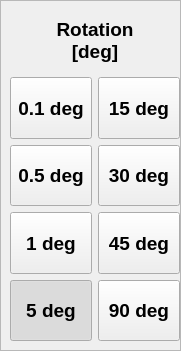
     <widget class="QFrame" name="frame">
      <property name="geometry">
       <rect>
        <x>470</x>
        <y>390</y>
        <width>181</width>
        <height>351</height>
       </rect>
      </property>
      <property name="frameShape">
       <enum>QFrame::StyledPanel</enum>
      </property>
      <property name="frameShadow">
       <enum>QFrame::Raised</enum>
      </property>
      <widget class="QWidget" name="verticalLayoutWidget_2">
       <property name="geometry">
        <rect>
         <x>10</x>
         <y>10</y>
         <width>170</width>
         <height>331</height>
        </rect>
       </property>
       <layout class="QVBoxLayout" name="verticalLayout_2">
        <item>
         <widget class="QLabel" name="label_5">
          <property name="font">
           <font>
            <pointsize>14</pointsize>
            <weight>75</weight>
            <bold>true</bold>
           </font>
          </property>
          <property name="text">
           <string>Rotation
[deg]</string>
          </property>
          <property name="alignment">
           <set>Qt::AlignCenter</set>
          </property>
         </widget>
        </item>
        <item>
         <layout class="QHBoxLayout" name="horizontalLayout_10">
          <item>
           <widget class="QPushButton" name="pushButton_js_base_step_unit_1">
            <property name="sizePolicy">
             <sizepolicy hsizetype="Preferred" vsizetype="Preferred">
              <horstretch>0</horstretch>
              <verstretch>0</verstretch>
             </sizepolicy>
            </property>
            <property name="minimumSize">
             <size>
              <width>0</width>
              <height>25</height>
             </size>
            </property>
            <property name="font">
             <font>
              <family>Ubuntu</family>
              <pointsize>14</pointsize>
              <weight>75</weight>
              <bold>true</bold>
             </font>
            </property>
            <property name="layoutDirection">
             <enum>Qt::LeftToRight</enum>
            </property>
            <property name="text">
             <string>0.1 deg</string>
            </property>
            <property name="checkable">
             <bool>true</bool>
            </property>
            <property name="autoExclusive">
             <bool>true</bool>
            </property>
            <property name="autoDefault">
             <bool>false</bool>
            </property>
           </widget>
          </item>
          <item>
           <widget class="QPushButton" name="pushButton_js_base_step_unit_5">
            <property name="sizePolicy">
             <sizepolicy hsizetype="Preferred" vsizetype="Preferred">
              <horstretch>0</horstretch>
              <verstretch>0</verstretch>
             </sizepolicy>
            </property>
            <property name="minimumSize">
             <size>
              <width>0</width>
              <height>25</height>
             </size>
            </property>
            <property name="font">
             <font>
              <family>Ubuntu</family>
              <pointsize>14</pointsize>
              <weight>75</weight>
              <bold>true</bold>
             </font>
            </property>
            <property name="layoutDirection">
             <enum>Qt::LeftToRight</enum>
            </property>
            <property name="text">
             <string>15 deg</string>
            </property>
            <property name="checkable">
             <bool>true</bool>
            </property>
            <property name="autoExclusive">
             <bool>true</bool>
            </property>
            <property name="autoDefault">
             <bool>false</bool>
            </property>
           </widget>
          </item>
         </layout>
        </item>
        <item>
         <layout class="QHBoxLayout" name="horizontalLayout_13">
          <item>
           <widget class="QPushButton" name="pushButton_js_base_step_unit_2">
            <property name="sizePolicy">
             <sizepolicy hsizetype="Preferred" vsizetype="Preferred">
              <horstretch>0</horstretch>
              <verstretch>0</verstretch>
             </sizepolicy>
            </property>
            <property name="minimumSize">
             <size>
              <width>0</width>
              <height>25</height>
             </size>
            </property>
            <property name="font">
             <font>
              <family>Ubuntu</family>
              <pointsize>14</pointsize>
              <weight>75</weight>
              <bold>true</bold>
             </font>
            </property>
            <property name="layoutDirection">
             <enum>Qt::LeftToRight</enum>
            </property>
            <property name="text">
             <string>0.5 deg</string>
            </property>
            <property name="checkable">
             <bool>true</bool>
            </property>
            <property name="autoExclusive">
             <bool>true</bool>
            </property>
            <property name="autoDefault">
             <bool>false</bool>
            </property>
           </widget>
          </item>
          <item>
           <widget class="QPushButton" name="pushButton_js_base_step_unit_6">
            <property name="sizePolicy">
             <sizepolicy hsizetype="Preferred" vsizetype="Preferred">
              <horstretch>0</horstretch>
              <verstretch>0</verstretch>
             </sizepolicy>
            </property>
            <property name="minimumSize">
             <size>
              <width>0</width>
              <height>25</height>
             </size>
            </property>
            <property name="font">
             <font>
              <family>Ubuntu</family>
              <pointsize>14</pointsize>
              <weight>75</weight>
              <bold>true</bold>
             </font>
            </property>
            <property name="layoutDirection">
             <enum>Qt::LeftToRight</enum>
            </property>
            <property name="text">
             <string>30 deg</string>
            </property>
            <property name="checkable">
             <bool>true</bool>
            </property>
            <property name="autoExclusive">
             <bool>true</bool>
            </property>
            <property name="autoDefault">
             <bool>false</bool>
            </property>
           </widget>
          </item>
         </layout>
        </item>
        <item>
         <layout class="QHBoxLayout" name="horizontalLayout_14">
          <item>
           <widget class="QPushButton" name="pushButton_js_base_step_unit_3">
            <property name="sizePolicy">
             <sizepolicy hsizetype="Preferred" vsizetype="Preferred">
              <horstretch>0</horstretch>
              <verstretch>0</verstretch>
             </sizepolicy>
            </property>
            <property name="minimumSize">
             <size>
              <width>0</width>
              <height>25</height>
             </size>
            </property>
            <property name="font">
             <font>
              <family>Ubuntu</family>
              <pointsize>14</pointsize>
              <weight>75</weight>
              <bold>true</bold>
             </font>
            </property>
            <property name="layoutDirection">
             <enum>Qt::LeftToRight</enum>
            </property>
            <property name="text">
             <string>1 deg</string>
            </property>
            <property name="checkable">
             <bool>true</bool>
            </property>
            <property name="autoExclusive">
             <bool>true</bool>
            </property>
            <property name="autoDefault">
             <bool>false</bool>
            </property>
           </widget>
          </item>
          <item>
           <widget class="QPushButton" name="pushButton_js_base_step_unit_7">
            <property name="sizePolicy">
             <sizepolicy hsizetype="Preferred" vsizetype="Preferred">
              <horstretch>0</horstretch>
              <verstretch>0</verstretch>
             </sizepolicy>
            </property>
            <property name="minimumSize">
             <size>
              <width>0</width>
              <height>25</height>
             </size>
            </property>
            <property name="font">
             <font>
              <family>Ubuntu</family>
              <pointsize>14</pointsize>
              <weight>75</weight>
              <bold>true</bold>
             </font>
            </property>
            <property name="layoutDirection">
             <enum>Qt::LeftToRight</enum>
            </property>
            <property name="text">
             <string>45 deg</string>
            </property>
            <property name="checkable">
             <bool>true</bool>
            </property>
            <property name="autoExclusive">
             <bool>true</bool>
            </property>
            <property name="autoDefault">
             <bool>false</bool>
            </property>
           </widget>
          </item>
         </layout>
        </item>
        <item>
         <layout class="QHBoxLayout" name="horizontalLayout_15">
          <item>
           <widget class="QPushButton" name="pushButton_js_base_step_unit_4">
            <property name="sizePolicy">
             <sizepolicy hsizetype="Preferred" vsizetype="Preferred">
              <horstretch>0</horstretch>
              <verstretch>0</verstretch>
             </sizepolicy>
            </property>
            <property name="minimumSize">
             <size>
              <width>0</width>
              <height>25</height>
             </size>
            </property>
            <property name="font">
             <font>
              <family>Ubuntu</family>
              <pointsize>14</pointsize>
              <weight>75</weight>
              <bold>true</bold>
             </font>
            </property>
            <property name="layoutDirection">
             <enum>Qt::LeftToRight</enum>
            </property>
            <property name="text">
             <string>5 deg</string>
            </property>
            <property name="checkable">
             <bool>true</bool>
            </property>
            <property name="checked">
             <bool>true</bool>
            </property>
            <property name="autoExclusive">
             <bool>true</bool>
            </property>
            <property name="autoDefault">
             <bool>false</bool>
            </property>
           </widget>
          </item>
          <item>
           <widget class="QPushButton" name="pushButton_js_base_step_unit_8">
            <property name="sizePolicy">
             <sizepolicy hsizetype="Preferred" vsizetype="Preferred">
              <horstretch>0</horstretch>
              <verstretch>0</verstretch>
             </sizepolicy>
            </property>
            <property name="minimumSize">
             <size>
              <width>0</width>
              <height>25</height>
             </size>
            </property>
            <property name="font">
             <font>
              <family>Ubuntu</family>
              <pointsize>14</pointsize>
              <weight>75</weight>
              <bold>true</bold>
             </font>
            </property>
            <property name="layoutDirection">
             <enum>Qt::LeftToRight</enum>
            </property>
            <property name="text">
             <string>90 deg</string>
            </property>
            <property name="checkable">
             <bool>true</bool>
            </property>
            <property name="autoExclusive">
             <bool>true</bool>
            </property>
            <property name="autoDefault">
             <bool>false</bool>
            </property>
           </widget>
          </item>
         </layout>
        </item>
       </layout>
      </widget>
     </widget>
